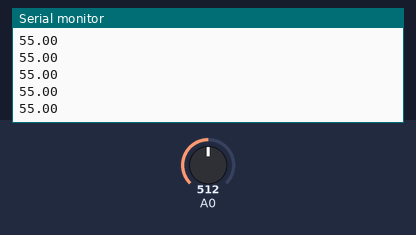
Recording of a sketch running on a simulated Arduino Uno, built with avr-gcc and run on an emulated ATmega328P. Parts: the last lines printed to the serial monitor. The inputs (shaded band) are chosen by the test bench; at power-on: A0 = 512.

Above: at 1.2 s.
1.3 s: A0 set to 716
At 1.31 s:
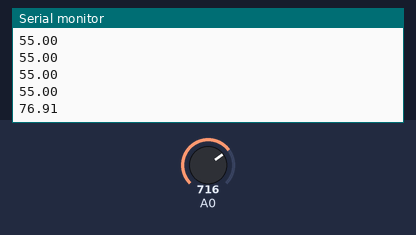
2.8 s: A0 set to 900
At 2.82 s:
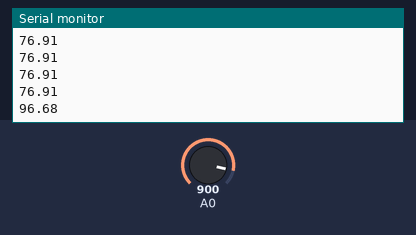
Timing chart, 0 to 5.8 s (numbered marks = the images above; inputs shaded):
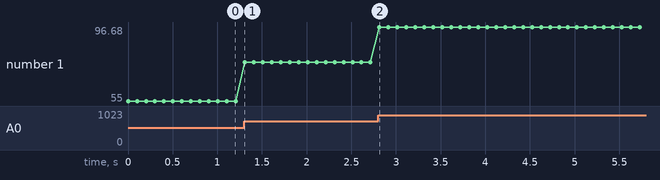

The sketch:

ADC_LM35_Temperature_Sensor_AREF.ino
```cpp
void setup() {
   analogReference (INTERNAL);
   Serial.begin (9600);

}

void loop() {

   int sensorValue = analogRead (A0);
   float temp = sensorValue * 0.107422;
   Serial.println(temp);
   delay (100);
}
```

Measured:
- after the input at 1.3 s, the serial monitor: prints a new line at once (image 1)
- after the input at 2.8 s, the serial monitor: prints a new line at once (image 2)
- plotted number 1: 55 → 76.91 after the input at 1.3 s, 76.91 → 96.68 after the input at 2.8 s
